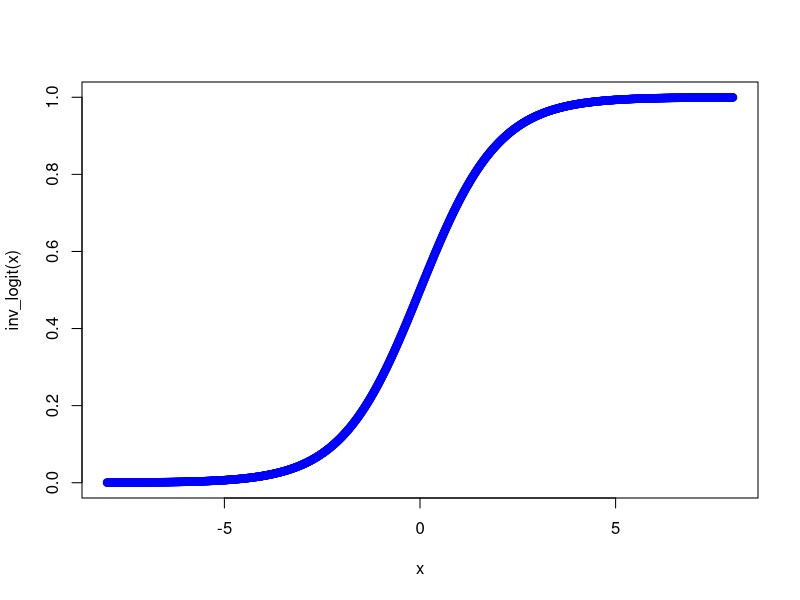

Source code (R):
## ---- chunk 1
inv_logit <- function(x){
  exp(x)/(1+exp(x))
}
x <- seq(-8,8,0.01)
plot(x,inv_logit(x), col = 'blue')
